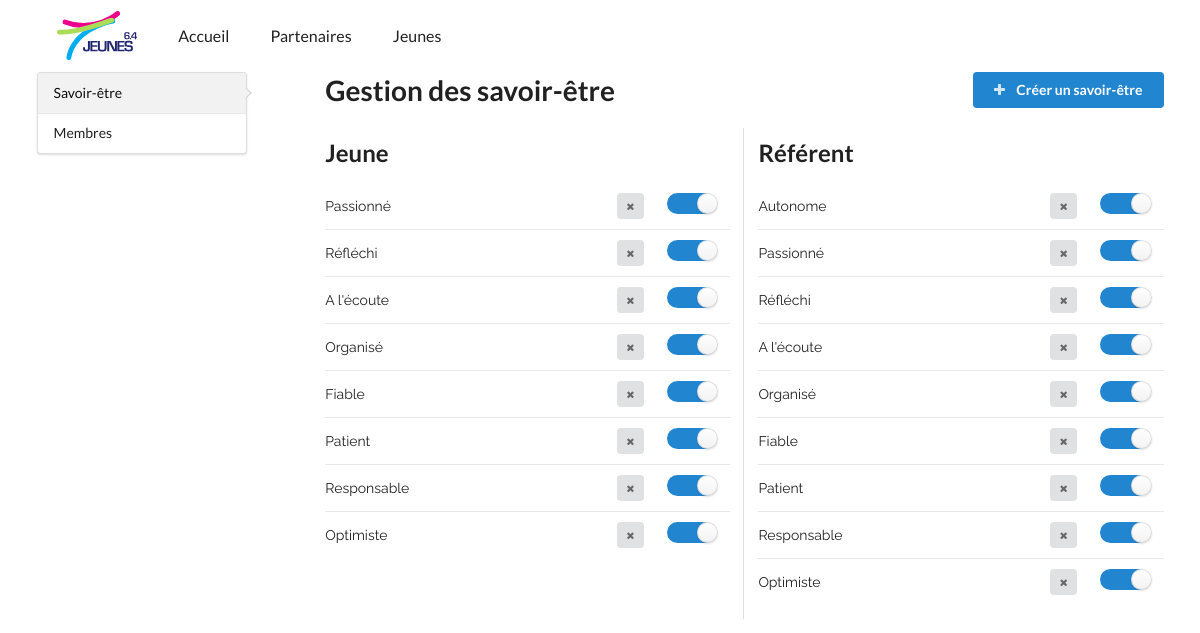
Page /index.php/admin/savoir_etre on the committed database.
### tables this page shows
CREATE TABLE `savoir_etre` (
  `id` INT(11) NOT NULL AUTO_INCREMENT,
  `nom` VARCHAR(100) DEFAULT NULL,
  `etat` SMALLINT(1) DEFAULT '1',
  `type` SMALLINT(6) DEFAULT NULL,
  PRIMARY KEY (`id`)
);

### application/controllers/Admin.php (called while the page is built, shortened)
<?php
class Admin extends J64_Controller {
  public function __construct(){
    $this->load->model('savoiretre_model');
    $this->load->model('admin_model');
    $this->load->library('form_validation');
    $this->data['title'] = 'Administration';
  }
  public function savoir_etre(){
    if($this->uri->total_segments() == 2 ){
      $this->data['content'] = 'savoir_etre';
      $this->data['title'] = 'Savoir-être - ' . $this->data['title'] ;
      $this->data['savoir_etre'] = array(
        'Jeune' => $this->savoiretre_model->getJeune(false),
        'Référent' => $this->savoiretre_model->getReferent(false)
      );
      $this->data['scripts'] = array('utils', 'savoir_etre');
      $this->load->view('templates/head', $this->data);
      $this->load->view('templates/admin', $this->data);
      $this->load->view('templates/foot', $this->data);
    }else{
      $this->output->set_content_type('application/json');
      $this->performAction();
    }
  }
}

### index.php (called while the page is built, shortened)
<?php
require_once BASEPATH.'core/CodeIgniter.php';

### application/models/Savoiretre_model.php (called while the page is built, shortened)
<?php
  class Savoiretre_model extends CI_Model
  {
    public function getJeune($activeOnly = true)
    {
      $this->db->select('id, nom, etat');
      if($activeOnly){
        $this->db->where('etat', '1');
      }else{
        $this->db->where('etat >= 0', NULL);
      }
      $this->db->where('type', 1);
      $query = $this->db->get('savoir_etre');
      return $query->result();
    }
    public function getReferent($activeOnly = true)
    {
      $this->db->select('id, nom, etat');
      if($activeOnly){
        $this->db->where('etat', '1');
      }else{
        $this->db->where('etat >= 0', NULL);
      }
      $this->db->where('etat >= 0', NULL);
      $this->db->where('type', 2);
      $query = $this->db->get('savoir_etre');
      return $query->result();
    }
  }

### application/views/admin/savoir_etre.php (the view, shortened to what this page needs)
<div class="customClearing" id="savoirEtreHeader">
  <h1 class="ui left floated header">
    Gestion des savoir-être
  </h1>
  <button class="ui right floated button blue listeSavoirEtre">
    <i class="icon plus"></i>
    Créer un savoir-être
  </button>
</div>
<div class="ui grid stackable two column divided listeSavoirEtre">
  <?php
    foreach($savoir_etre  as $name => $value){
  ?>
    <div class="column">
      <h2 class="ui header"><?php echo $name ?></h2>
      <table class="ui very basic table">
        <?php
          foreach ($value as $item) {
        ?>
          <tr>
            <td class="twelve wide"><?php echo $item->nom ?></td>
            <td class="two wide">
              <button class="ui button mini icon tooltip deleteSavoirEtre"
                      data-content="Le savoir-être restera présent dans la base de données mais ne pourra plus être réactivé."
                      data-title="Supprimer le savoir être." data-position="left center"
                      data-value="<?php echo $item->id ?>"
              >
                <i class="icon delete"></i>
              </button>
            </td>
            <td class="two wide">
              <div class="ui toggle checkbox tooltip toggleSavoirEtre" data-content="Désactiver le savoir-être"
                   data-position="right center">
                <label></label>
              </div>
            </td>
          </tr>
        <?php
          }
        ?>
      </table>
    </div>
  <?php
    }
  ?>
</div>

### application/views/templates/head.php (shortened to what this page needs)
<!doctype html>
<html>
  <head>
    <link rel="stylesheet" type="text/css" href="<?php echo base_url() ?>static/semantic/dist/semantic.min.css">
    <link rel="stylesheet" href="<?php echo base_url() ?>static/css/main.css">
  </head>
  <body>
  <header>
    <nav class="ui large secondary menu">
      <div class="ui container centered">
        <div class="item">
          <img class="ui image tiny" alt="Jeunes 6.4" src="<?php echo base_url()?>static/img/j64_logo1.svg">
        </div>
        <a class="item <?php echo !empty($menu) && $menu == 'accueil' ? 'active' : '' ?>" href="<?php echo site_url('accueil') ?>">
          Accueil
        </a>
        <a class="item <?php echo !empty($menu) && $menu == 'partenaires' ? 'active' : '' ?>" href="<?php echo site_url('partenaires') ?>">
          Partenaires
        </a>
        <a class="item pink <?php echo !empty($menu) && $menu == 'jeune' ? 'active' : '' ?>" href="<?php echo site_url('jeune') ?>">
          Jeunes
        </a>
      </div>
    </nav>
  </header>

### application/views/templates/admin.php
<div class="ui container">
  <div class="ui grid stackable">
    <div class="four wide column">
      <div class="ui vertical pointing menu">
        <a class="item <?php echo $content == 'savoir_etre' ? 'active' : ''?>" href="<?php echo site_url('admin/savoir-etre') ?>">Savoir-être</a>
        <a class="item">Membres</a>
      </div>
    </div>
    <div class="twelve wide column">
      <?php $this->load->view('admin/'.$content); ?>
    </div>
  </div>
</div>

### application/views/templates/foot.php (shortened to what this page needs)
  </body>
</html>

### static/css/main.css (style rules this page uses)
body { font-family:'Raleway', sans-serif; text-align:justify; }
.customClearing::after { content:'.'; visibility: hidden; clear: both; display: block; }

### rows in the picture
savoir_etre: nom "Passionné", $item->id 1 (drawn)
savoir_etre: nom "Réfléchi", $item->id 2 (drawn)
savoir_etre: nom "A l'écoute", $item->id 3 (drawn)
savoir_etre: nom "Organisé", $item->id 4 (drawn)
savoir_etre: nom "Fiable", $item->id 5 (drawn)
savoir_etre: nom "Patient", $item->id 6 (drawn)
savoir_etre: nom "Responsable", $item->id 7 (drawn)
savoir_etre: nom "Optimiste", $item->id 8 (drawn)
savoir_etre: nom "Autonome", $item->id 9 (drawn)
savoir_etre: nom "Passionné", $item->id 10 (drawn)
savoir_etre: nom "Réfléchi", $item->id 11 (drawn)
savoir_etre: nom "A l'écoute", $item->id 12 (drawn)
savoir_etre: nom "Organisé", $item->id 13 (drawn)
savoir_etre: nom "Fiable", $item->id 14 (drawn)
savoir_etre: nom "Patient", $item->id 15 (drawn)
savoir_etre: nom "Responsable", $item->id 16 (drawn)
savoir_etre: nom "Optimiste", $item->id 17 (drawn)

### other values in the picture
$name "Jeune"
$name "Référent"
